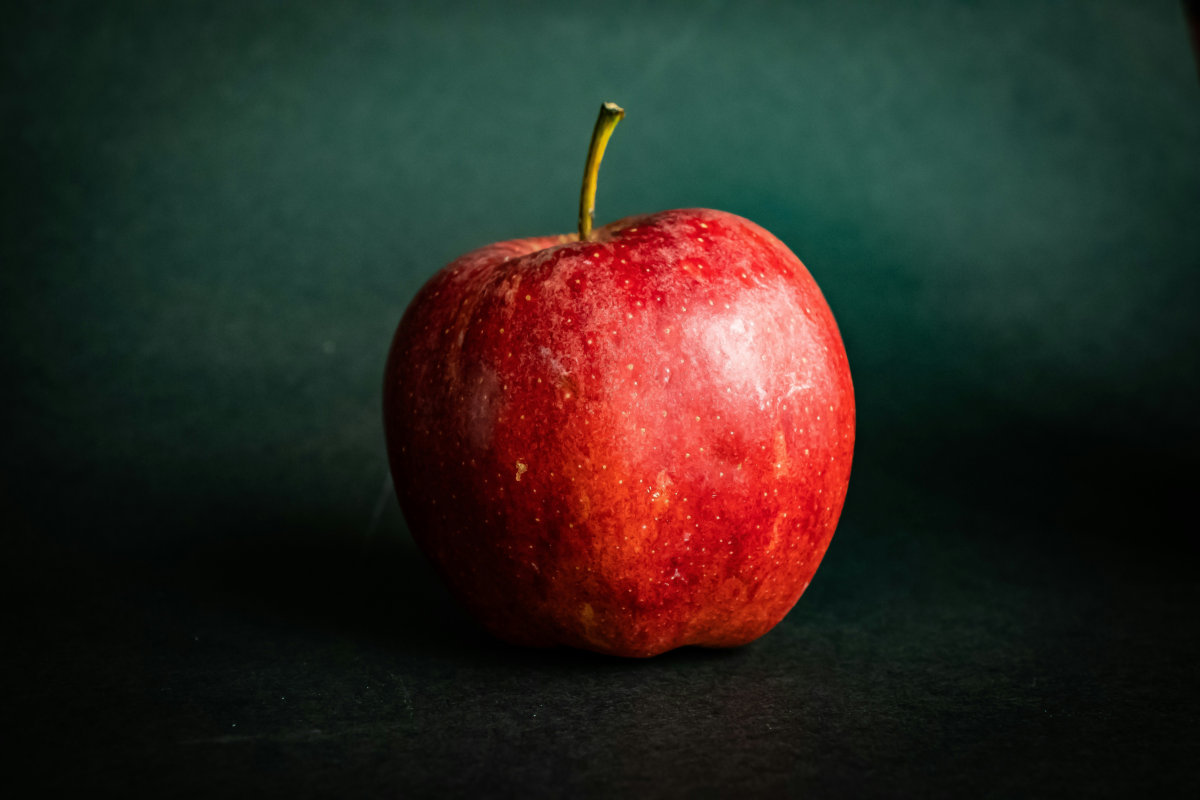
#> input picture Images/apple.jpg, 6000 x 4000 px, found by its file name (shown at 1/5 size); its folder holds only this picture in this run
$ python histogram.py
#> lines starting #> are read from the running program, lines starting #| are printed output that depends on the picture; long printed decimals are rounded
import cv2
import os
import numpy as np

input_folder = "/home/saladbot/eceproject/ECE4300_FinalProject/Images/"
output_folder = "/home/saladbot/eceproject/ECE4300_FinalProject/Images/processed/HistDone"

os.makedirs(output_folder, exist_ok=True)

start_time = cv2.getTickCount()

for filename in os.listdir(input_folder):
    if filename.endswith(".jpg") or filename.endswith(".jpeg"):
        image_path = os.path.join(input_folder, filename)
        image = cv2.imread(image_path)
#> image is the input picture: shape (4000, 6000, 3); mean B, G, R 34.1, 40.5, 45.7

        if image is not None:
            channels = cv2.split(image)

        histSize = [256]
        histRange = [0, 256]
        uniform = True
        accumulate = False
        histograms = []
        for i in range(len(channels)):
            hist = cv2.calcHist([channels[i]], [0], None, histSize, histRange, accumulate=accumulate)
            histograms.append(hist)
#> this loop made 3 passes
#> after the loop, histograms = 3 items

        plot = np.ones((800, 600, 3)) * 255
        colors = [(0, 0, 255), (0, 255, 0), (255, 0, 0)]
        for i in range(len(histograms)):
            cv2.normalize(histograms[i], histograms[i], 0, plot.shape[0] - 50, cv2.NORM_MINMAX)
            for j in range(1, len(histograms[i])):
                cv2.line(plot, (j - 1, plot.shape[0] - 50 - int(histograms[i][j - 1])),
                         (j, plot.shape[0] - 50 - int(histograms[i][j])), colors[i], 2)
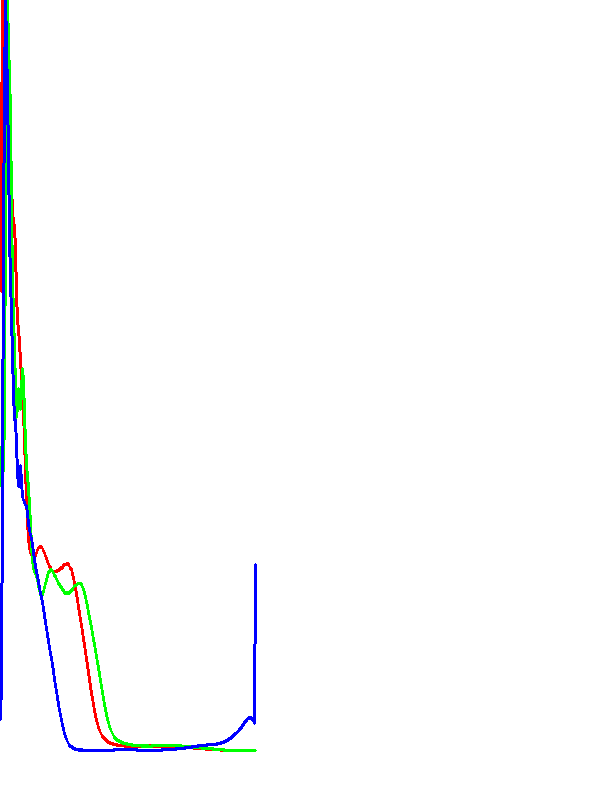
#> plot: shape (800, 600, 3) float64; mean of channels 0, 1, 2 252.1, 251, 250.4; drawn as B, G, R

        output_path = os.path.join(output_folder, filename)
        cv2.imwrite(output_path, plot)

        print(f"Image processed, Histogram saved: {output_path}")

end_time = cv2.getTickCount()
execution_time = (end_time - start_time) / cv2.getTickFrequency()
#> execution_time = 1.83

print(f"Execution Time: {execution_time} seconds")
#| Execution Time: 1.829 seconds

$ run again, on Images/dog.jpg
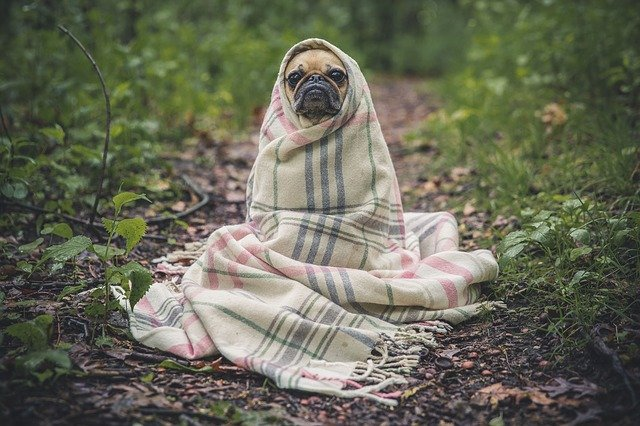
#> input picture Images/dog.jpg, 640 x 426 px, found by its file name
#> image is the input picture: shape (426, 640, 3); mean B, G, R 87.7, 105.3, 103.8
#> the loop `for i in range(len(channels)):` made 3 passes
#> after the loop `for i in range(len(channels)):`: histograms = 3 items
#> the loop `for i in range(len(histograms)):` made 3 passes
#> after the loop `for i in range(len(histograms)):`:
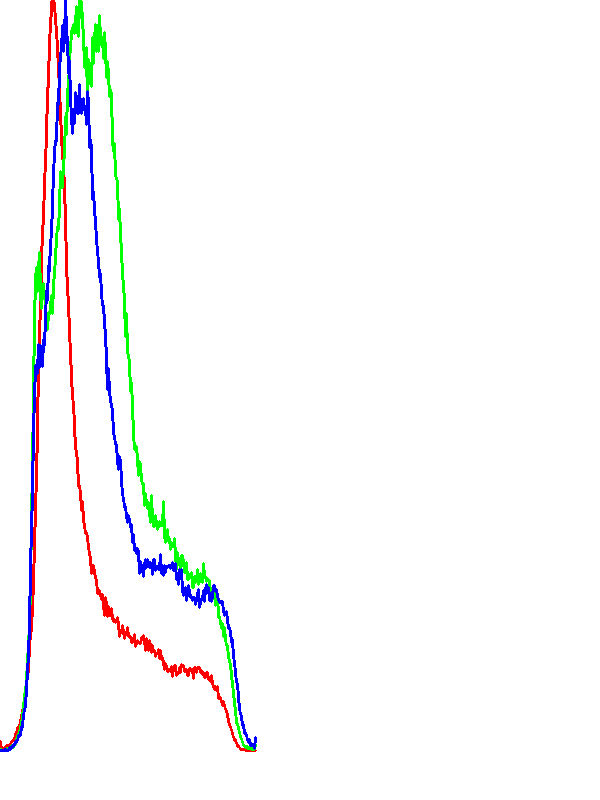
#> plot: shape (800, 600, 3) float64; mean of channels 0, 1, 2 249.3, 249.1, 248.5; drawn as B, G, R
#> execution_time = 0.121
#| Execution Time: 0.1205 seconds

$ run again, on Images/dragon.jpg
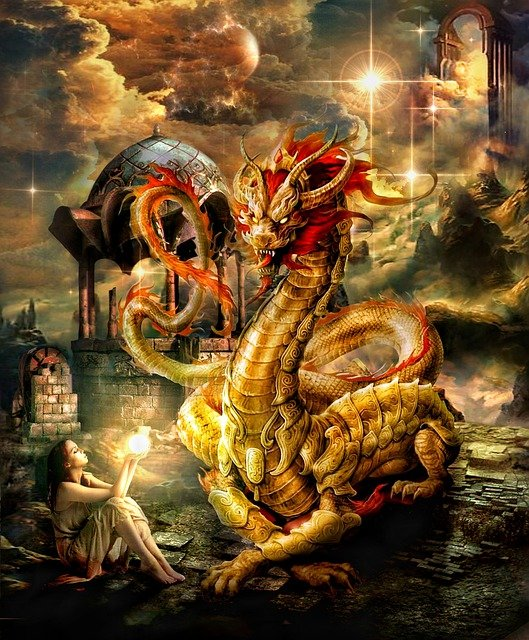
#> input picture Images/dragon.jpg, 529 x 640 px, found by its file name
#> image is the input picture: shape (640, 529, 3); mean B, G, R 43.1, 80.8, 110.2
#> the loop `for i in range(len(channels)):` made 3 passes
#> after the loop `for i in range(len(channels)):`: histograms = 3 items
#> the loop `for i in range(len(histograms)):` made 3 passes
#> after the loop `for i in range(len(histograms)):`:
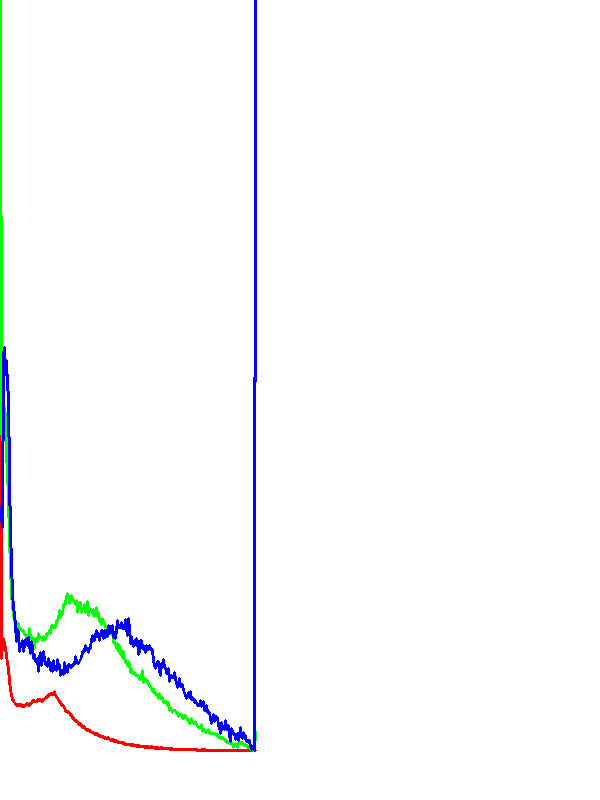
#> plot: shape (800, 600, 3) float64; mean of channels 0, 1, 2 252.6, 251, 250.2; drawn as B, G, R
#> execution_time = 0.181
#| Execution Time: 0.1808 seconds

$ run again, on Images/bird.jpg
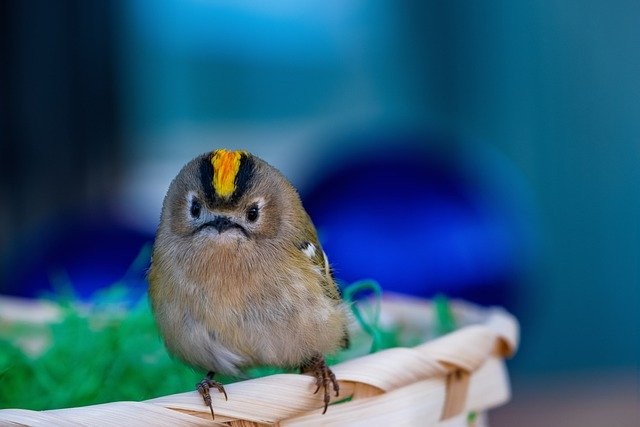
#> input picture Images/bird.jpg, 640 x 427 px, found by its file name
#> image is the input picture: shape (427, 640, 3); mean B, G, R 121.8, 93.6, 47.6
#> the loop `for i in range(len(channels)):` made 3 passes
#> after the loop `for i in range(len(channels)):`: histograms = 3 items
#> the loop `for i in range(len(histograms)):` made 3 passes
#> after the loop `for i in range(len(histograms)):`:
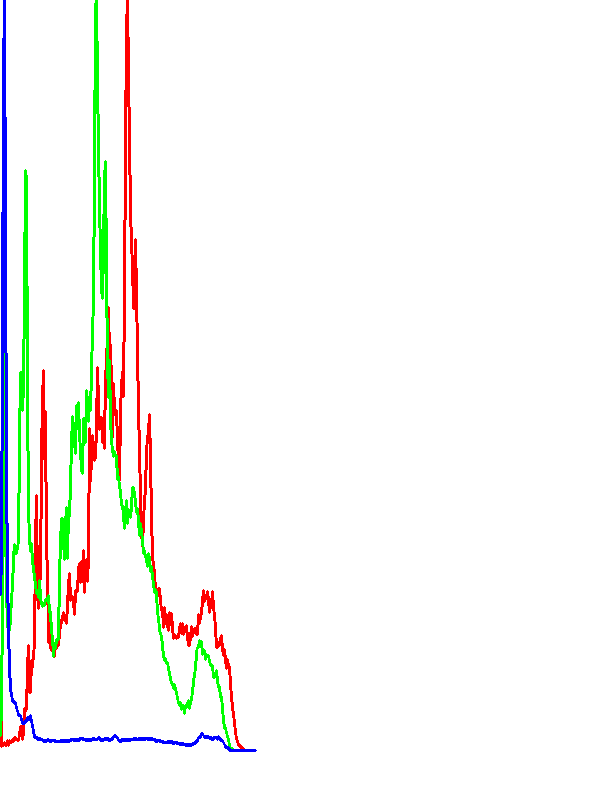
#> plot: shape (800, 600, 3) float64; mean of channels 0, 1, 2 244, 247.2, 247; drawn as B, G, R
#> execution_time = 0.157
#| Execution Time: 0.1567 seconds
